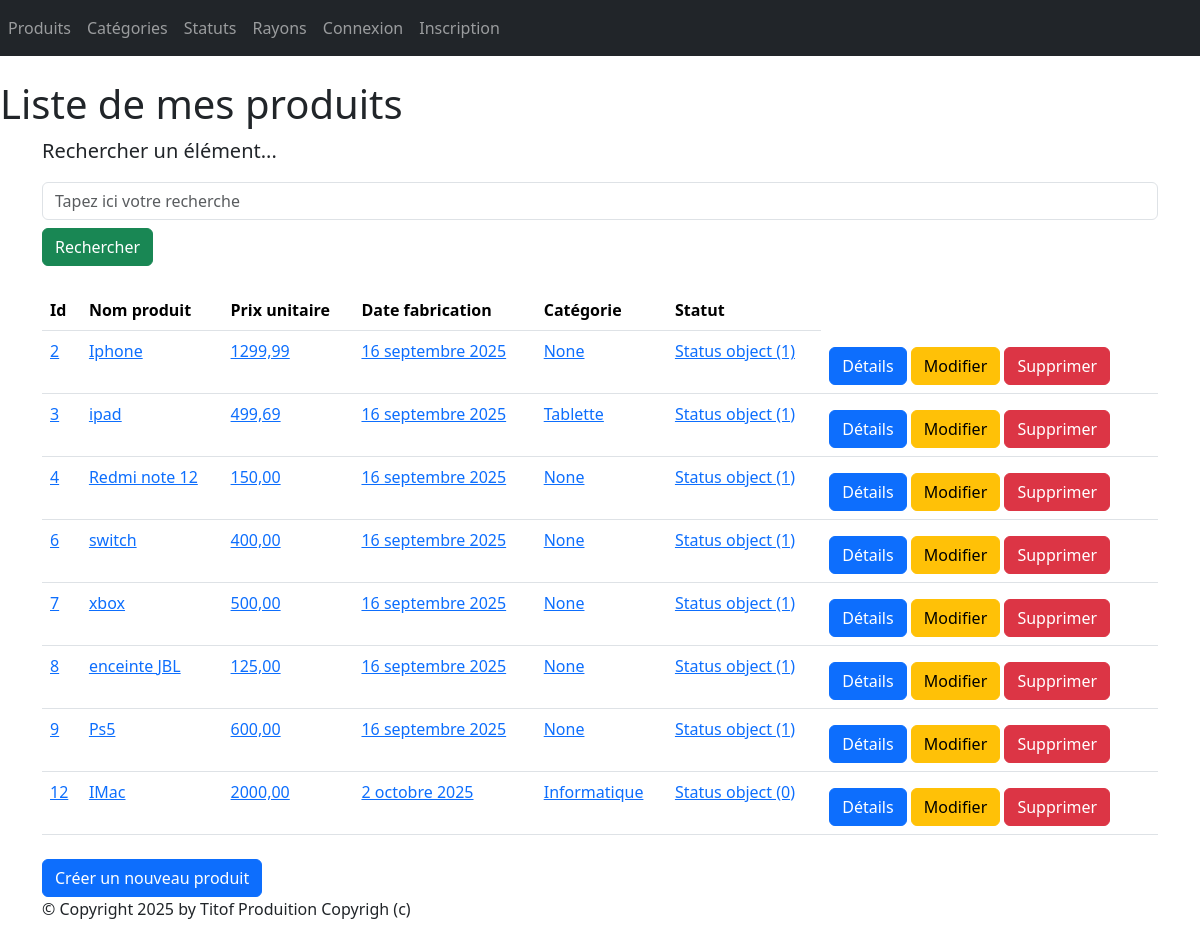
Page /monApp/listeProduits/ on the committed database.
### monApp/models.py (models this page shows, shortened)
class Produit(models.Model):
    refProd = models.AutoField(primary_key=True)
    intituleProd = models.CharField(max_length=200)
    prixUnitaireProd = models.DecimalField(max_digits=10, decimal_places=2)
    dateFabProd = models.DateField(default=date.today)
    categorie = models.ForeignKey(Categorie, on_delete=models.CASCADE, related_name="categorie",null=True, blank=True)
    rayons = models.ManyToManyField(
        "Rayon",
        through="Contenir",
        blank=True
    )
    status = models.ForeignKey(Status, on_delete=models.CASCADE, related_name="status", null=True, blank=True)

class Status(models.Model):
    idStatus = models.AutoField(primary_key=True)
    lbStatus = models.CharField(max_length=100)

class Categorie(models.Model):
    idCat = models.AutoField(primary_key=True)
    nomCat = models.CharField(max_length=100)
    def __str__(self):
        return self.nomCat

### monApp/views.py (the view)
# urls.py: path("listeProduits/",views.ProduitListView.as_view(),name="lst_prdts"),
class ProduitListView(ListView):
    model = Produit
    template_name = "monApp/list_produits.html"
    context_object_name = "prdts"
    def get_queryset(self):
        query = self.request.GET.get('search')
        if query:
            return Produit.objects.filter(intituleProd__icontains=query).select_related('categorie').select_related('status')
        return Produit.objects.select_related('categorie').select_related('status')
    def get_context_data(self, **kwargs):
        context = super(ProduitListView, self).get_context_data(**kwargs)
        context['titremenu'] = "Liste de mes produits"
        return context

### monApp/templates/monApp/list_produits.html
{% extends 'monApp/base.html' %}
{% block menu %}
    <h1> {{ titremenu }} </h1>
    {% endblock %}
    {% block contenu %}
    <p class="lead mb-3 ml-0">Rechercher un élément...</p>
    <form method="GET" action="">
        <input class="form-control" type="text" name="search" placeholder="Tapez ici votre recherche"
            value="{{ request.GET.search }}">
        <button type="submit" class="btn btn-success mt-2">Rechercher</button>
    </form>
    <br>
    <table class="table">
    <thead>
        <th>Id</th>
        <th>Nom produit</th>
        <th>Prix unitaire</th>
        <th>Date fabrication</th>
        <th>Catégorie</th>
        <th>Statut</th>
    </thead>
    <tbody>
        {% for prdt in prdts %}
        <tr>
            <td><a href="{% url 'dtl_prdt' prdt.refProd %}">{{ prdt.refProd }}</a></td>
            <td><a href="{% url 'dtl_prdt' prdt.refProd %}">{{ prdt.intituleProd }}</a></td>
            <td><a href="{% url 'dtl_prdt' prdt.refProd %}">{{ prdt.prixUnitaireProd }}</a></td>
            <td><a href="{% url 'dtl_prdt' prdt.refProd %}">{{ prdt.dateFabProd }}</a></td>
            <td><a href="{% url 'dtl_prdt' prdt.refProd %}">{{ prdt.categorie }}</a></td>
            <td><a href="{% url 'dtl_prdt' prdt.refProd %}">{{ prdt.status }}</a></td>
            <td>
                <a href="{% url 'dtl_prdt' prdt.refProd %}" class="btn btn-primary mt-2">Détails</a>
                <a href="{% url 'chng_prdt' prdt.refProd %}" class="btn btn-warning mt-2">Modifier</a>
                <a href="{% url 'dlt_prdt' prdt.refProd %}" class="btn btn-danger mt-2">Supprimer</a>
            </td>
        </tr>
        {% endfor %}
    </tbody>
    </table>
    <a href="{% url 'crt_prdt' %}" class="btn btn-primary mt-2">Créer un nouveau produit</a>
{% endblock %}

### monApp/static/styles.css (style rules this page uses)
h1 { color: red }

### rows in the picture
Produit: refProd "2", intituleProd "Iphone", prixUnitaireProd "1299,99", dateFabProd "16 septembre 2025", categorie "None", status "Status object (1)"
Produit: refProd "3", intituleProd "ipad", prixUnitaireProd "499,69", dateFabProd "16 septembre 2025", categorie "Tablette", status "Status object (1)"
Produit: refProd "4", intituleProd "Redmi note 12", prixUnitaireProd "150,00", dateFabProd "16 septembre 2025", categorie "None", status "Status object (1)"
Produit: refProd "6", intituleProd "switch", prixUnitaireProd "400,00", dateFabProd "16 septembre 2025", categorie "None", status "Status object (1)"
Produit: refProd "7", intituleProd "xbox", prixUnitaireProd "500,00", dateFabProd "16 septembre 2025", categorie "None", status "Status object (1)"
Produit: refProd "8", intituleProd "enceinte JBL", prixUnitaireProd "125,00", dateFabProd "16 septembre 2025", categorie "None", status "Status object (1)"
Produit: refProd "9", intituleProd "Ps5", prixUnitaireProd "600,00", dateFabProd "16 septembre 2025", categorie "None", status "Status object (1)"
Produit: refProd "12", intituleProd "IMac", prixUnitaireProd "2000,00", dateFabProd "2 octobre 2025", categorie "Informatique", status "Status object (0)"

### other values in the picture
{{ titremenu }} "Liste de mes produits"
